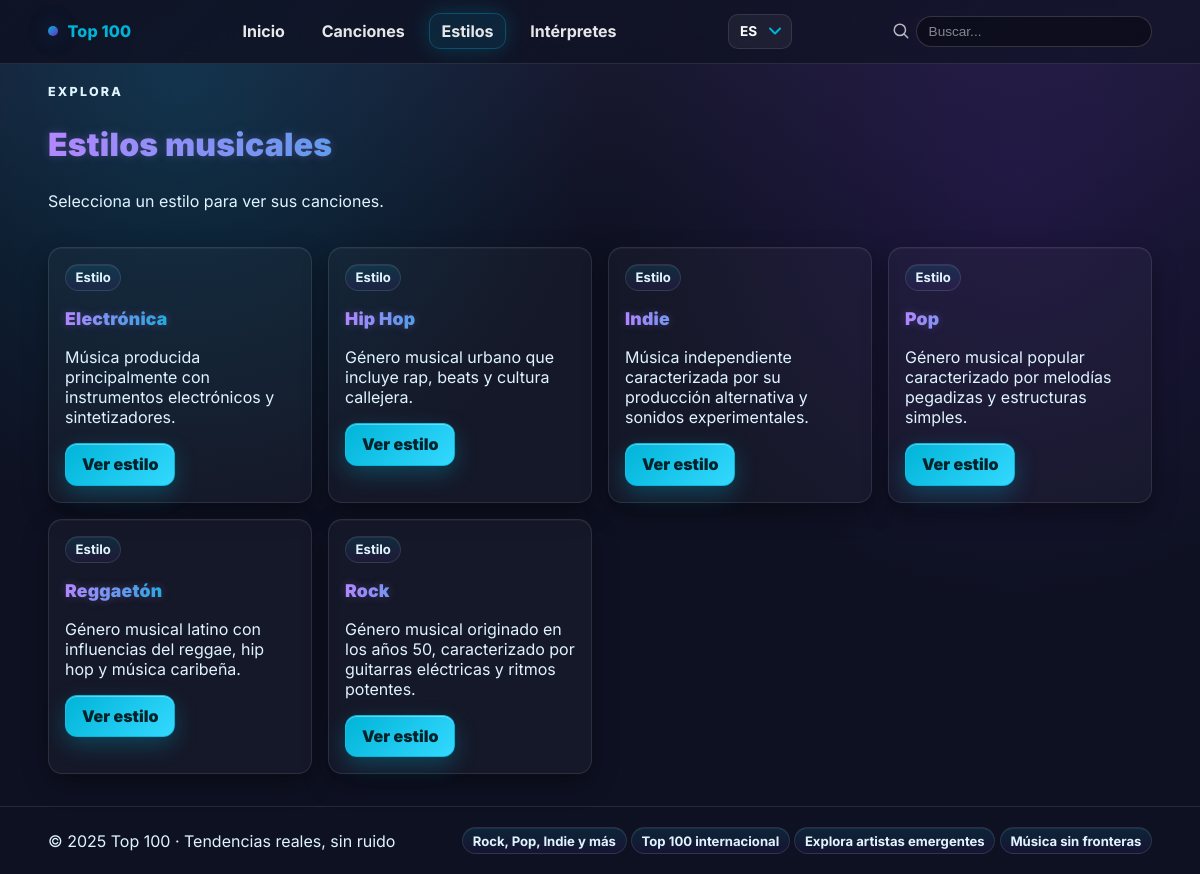
/es/genres/, run on the app's committed database.
### apptop100/models.py (models this page shows, shortened)
class Estilo(models.Model):
    nombre = models.CharField(max_length=100, unique=True)
    descripcion = models.TextField(blank=True)

### apptop100/views.py (the view)
# urls.py: path('', views.index_estilos, name='list'),
def index_estilos(request):
    estilos = get_list_or_404(Estilo.objects.order_by('nombre'))
    context = {"genres": estilos}
    return render(request, "genres/list.html", context)

### apptop100/templates/genres/list.html (shortened to what this page needs)
{% extends "base.html" %}
{% load i18n %}
{% block nav_genres %}active{% endblock %}
{% block content %}
<section class="section">
  <div class="kicker">{% trans "Explora" %}</div>
  <h1 class="title">{% trans "Estilos musicales" %}</h1>
  <p class="muted">
    {% trans "Selecciona un estilo para ver sus canciones." %}
  </p>
</section>
<section class="grid cols-4">
  {% for estilo in genres %}
  <article class="card">
    <div class="badge">{% trans "Estilo" %}</div>
    <h3 class="title card-title-md">{{ estilo.nombre }}</h3>
    <p class="muted">
      {% if estilo.descripcion %}
        {{ estilo.descripcion|truncatewords:15 }}
      {% else %}
        {% trans "Sin descripción" %}
      {% endif %}
    </p>
    <div class="row">
      <a class="btn" href="{% url 'genres:detail' pk=estilo.pk %}">
        {% trans "Ver estilo" %}
      </a>
    </div>
  </article>
  {% empty %}
  <article class="card">
    <p class="muted">
      {% trans "No hay estilos disponibles." %}
    </p>
  </article>
  {% endfor %}
</section>
{% endblock %}

### apptop100/static/css/main.css (style rules this page uses)
:root { --grad-azul-violeta: linear-gradient(135deg, #00b4d8 0%, #6c2dc7 100%); --c-teal: #00b4d8; --c-blue: #0077b6; --c-violet: #6c2dc7; --c-violet-light: #b388ff; --c-white: #ffffff; --c-ice: #e0f4ff; --bg: #0e1122; --text: var(--c-white); --muted: var(--c-ice); --accent: var(--c-teal); --border: rgba(255, 255, 255, 0.1); --glow-teal: 0 0 22px rgba(0, 180, 216, 0.28); --glow-violet: 0 0 26px rgba(108, 45, 199, 0.25); }
* { box-sizing: border-box; }
html, body { height: 100%; }
body { margin: 0; font-family: Inter, system-ui, -apple-system, Segoe UI, Roboto, Arial, "Apple Color Emoji", "Segoe UI Emoji"; color: var(--text); background: radial-gradient(70% 100% at 15% 10%, rgba(0, 180, 216, 0.18), transparent 50%), radial-gradient(60% 90% at 85% 20%, rgba(108, 45, 199, 0.18), transparent 55%), linear-gradient(180deg, rgba(179, 136, 255, 0.08), transparent 30%), var(--bg); background-repeat: no-repeat; }
a { color: var(--accent); text-decoration: none; }
.row { display: flex; gap: 1rem; flex-wrap: wrap; align-items: center; }
.section { padding: 1.25rem 0; }
.grid { display: grid; gap: 1rem; }
.grid.cols-4 { grid-template-columns: repeat(4, minmax(0, 1fr)); }
.card { background: rgba(255, 255, 255, 0.03); border: 1px solid var(--border); border-radius: 14px; padding: 1rem; box-shadow: inset 0 1px 0 rgba(255, 255, 255, 0.04), 0 10px 24px rgba(0, 0, 0, 0.35); }
.kicker { font-size: 0.78rem; letter-spacing: 0.18em; text-transform: uppercase; color: var(--muted); font-weight: 800; }
.title { font-size: clamp(1.2rem, 0.7rem + 1.8vw, 2rem); font-weight: 900; letter-spacing: 0.2px; background: linear-gradient(90deg, #b388ff, #00b4d8, #6c2dc7); -webkit-background-clip: text; background-clip: text; color: transparent; text-shadow: 0 0 10px rgba(179, 136, 255, 0.25); }
.muted { color: var(--muted); }
.badge, .chip { display: inline-flex; align-items: center; gap: 0.4rem; padding: 0.28rem 0.6rem; border-radius: 999px; font-size: 0.82rem; font-weight: 700; color: var(--muted); border: 1px solid var(--border); background: linear-gradient(180deg, rgba(0, 180, 216, 0.12), rgba(108, 45, 199, 0.1)); box-shadow: inset 0 1px 0 rgba(255, 255, 255, 0.06); }
.btn { display: inline-flex; align-items: center; gap: 0.5rem; padding: 0.65rem 1rem; border-radius: 12px; font-weight: 900; border: 1px solid rgba(0, 180, 216, 0.6); background: linear-gradient(135deg, var(--c-teal), #34d9ff); color: #01232b; box-shadow: 0 8px 22px rgba(0, 180, 216, 0.28), inset 0 1px 0 rgba(255, 255, 255, 0.35); }

### apptop100/static/css/pages.css (style rules this page uses)
.card-title-md { font-size: 1.1rem; }

### data on the page
Estilo: descripcion "Música producida principalmente con instrumentos electrónicos y sintetizadores."
Estilo: descripcion "Género musical urbano que incluye rap, beats y cultura callejera."
Estilo: descripcion "Música independiente caracterizada por su producción alternativa y sonidos experimentales."
Estilo: descripcion "Género musical popular caracterizado por melodías pegadizas y estructuras simples."
Estilo: descripcion "Género musical latino con influencias del reggae, hip hop y música caribeña."
Estilo: descripcion "Género musical originado en los años 50, caracterizado por guitarras eléctricas y ritmos potentes."
